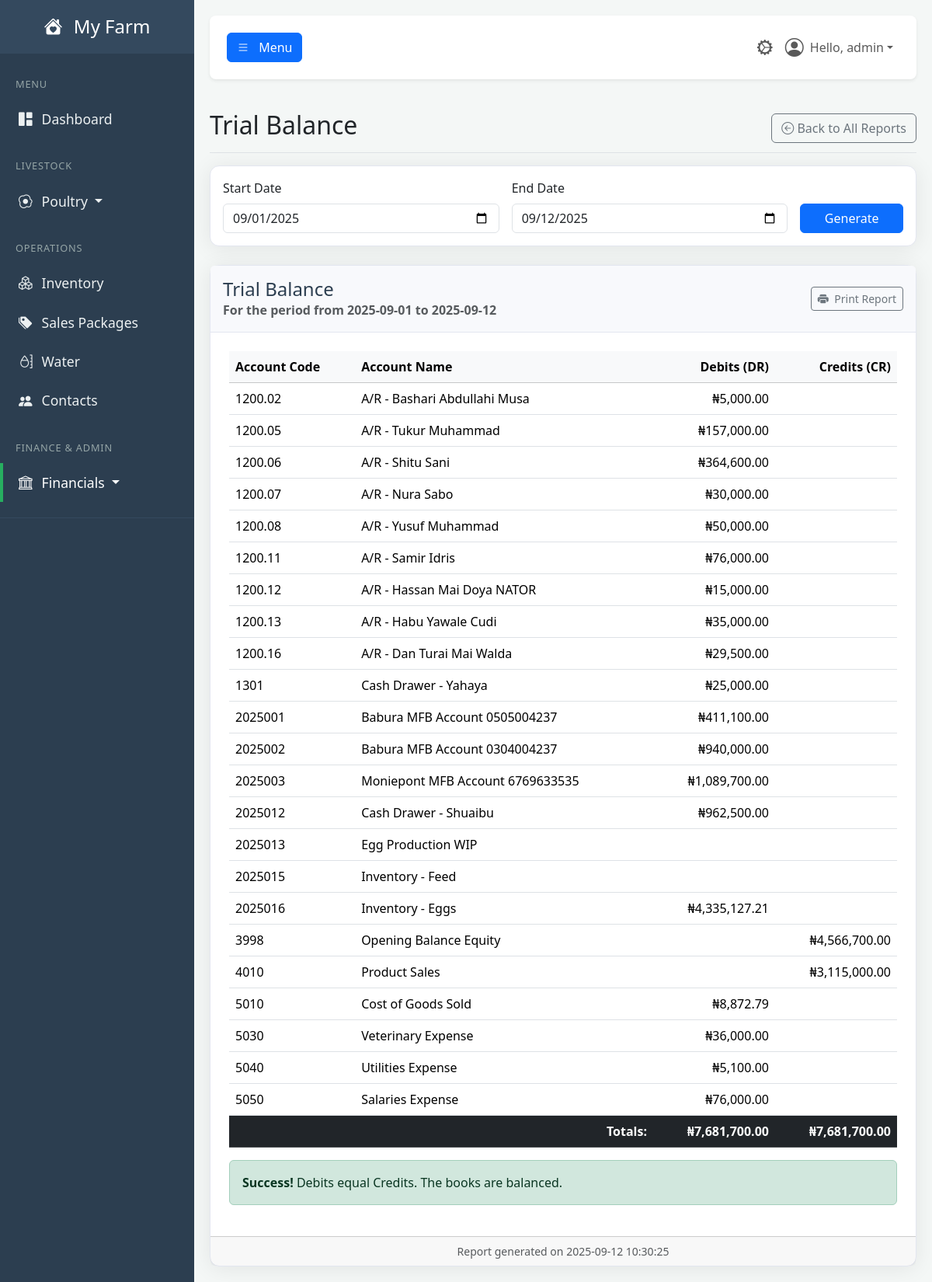
Screenshot of /report/trial-balance (signed in) with the database file from the repository.
### tables this page shows
CREATE TABLE users (
            id INTEGER PRIMARY KEY,
            username TEXT NOT NULL UNIQUE,
            email TEXT NOT NULL UNIQUE,
            password_hash TEXT NOT NULL,
            farm_name TEXT NOT NULL,
            role TEXT NOT NULL DEFAULT 'user', -- 'user' or 'admin'
            is_active BOOLEAN NOT NULL DEFAULT 1,f
            created_at TIMESTAMP DEFAULT CURRENT_TIMESTAMP
        , cash_account_id INTEGER REFERENCES accounts(id));

CREATE TABLE accounts (
            id INTEGER PRIMARY KEY,
            code TEXT UNIQUE,
            name TEXT NOT NULL UNIQUE,
            type TEXT NOT NULL, -- Asset, Liability, Equity, Revenue, Expense
            is_active BOOLEAN NOT NULL DEFAULT 1,
            created_at TIMESTAMP DEFAULT CURRENT_TIMESTAMP
        );

### app.py (the view)
@app.route('/report/trial-balance')
@login_required
@permission_required('run_financial_reports')
def report_trial_balance():
    start_date, end_date = _get_report_dates(request.args)
    db = get_db()
    sql_query = """
        SELECT
            acc.code,
            acc.name,
            acc.type,
            (SELECT COALESCE(SUM(je.amount), 0) FROM journal_entries je WHERE je.debit_account_id = acc.id AND je.transaction_date <= ?)
            -
            (SELECT COALESCE(SUM(je.amount), 0) FROM journal_entries je WHERE je.credit_account_id = acc.id AND je.transaction_date <= ?)
            as balance
        FROM accounts acc
        ORDER BY acc.code
    """
    params = (end_date, end_date)
    all_accounts = db.execute(sql_query, params).fetchall()
    trial_balance_accounts = []
    total_debits = 0
    total_credits = 0
    for acc in all_accounts:
        balance = acc['balance']
        if balance == 0:
            continue
        debit_amount = 0
        credit_amount = 0
        if acc['type'] in ['Asset', 'Expense']:
            debit_amount = balance
            total_debits += balance
        else:
            credit_amount = -balance # Flip the sign for display
            total_credits += credit_amount
        trial_balance_accounts.append({
            'code': acc['code'],
            'name': acc['name'],
            'debit': debit_amount,
            'credit': credit_amount
        })
    data = {
        "accounts": trial_balance_accounts,
        "total_debits": total_debits,
        "total_credits": total_credits
    }
    return render_template(
        'report_trial_balance.html',
        user=g.user,
        data=data,
        start_date=start_date,
        end_date=end_date,
        now=datetime.utcnow()
    )

### app.py (called while the page is built)
def get_db():
    if 'db' not in g:
        g.db = sqlite3.connect(DATABASE)
        g.db.row_factory = sqlite3.Row
    return g.db

def login_required(f):
    @wraps(f)
    def decorated_function(*args, **kwargs):
        if 'user_id' not in session:
            flash('Please log in to access this page.', 'warning')
            return redirect(url_for('login'))
        g.user = User.get_by_id(session['user_id'])
        if not g.user:
            session.clear()
            return redirect(url_for('login'))
        return f(*args, **kwargs)
    return decorated_function

def permission_required(permission_name):
    def decorator(f):
        @wraps(f)
        def decorated_function(*args, **kwargs):
            if not hasattr(g, 'user') or not g.user.has_permission(permission_name):
                flash('You do not have the required permission.', 'danger')
                return redirect(url_for('dashboard'))
            return f(*args, **kwargs)
        return decorated_function
    return decorator

def _get_report_dates(request_args):
    default_start = date.today().replace(day=1).strftime('%Y-%m-%d')
    default_end = date.today().strftime('%Y-%m-%d')
    start_str = request_args.get('start_date', default_start)
    end_str = request_args.get('end_date', default_end)
    if not start_str:
        start_str = default_start
    if not end_str:
        end_str = default_end
    return start_str, end_str

    def has_permission(self, required_permission):
        if self.role == 'admin':
            return True
        if self._permissions is None:
            db = get_db()
            perms_rows = db.execute("SELECT p.name FROM permissions p JOIN user_permissions up ON p.id = up.permission_id WHERE up.user_id = ?", (self.id,)).fetchall()
            self._permissions = {row['name'] for row in perms_rows}
        return required_permission in self._permissions

    @staticmethod
    def get_by_id(user_id):
        user_row = get_db().execute("SELECT * FROM users WHERE id = ?", (user_id,)).fetchone()
        return User(**user_row) if user_row else None

### templates/report_trial_balance.html
{% extends "_report_base.html" %}
{% set report_title = "Trial Balance" %}
{% block report_content %}
    {% if data and data.accounts %}
        <table class="table">
            <thead class="table-light">
                <tr>
                    <th>Account Code</th>
                    <th>Account Name</th>
                    <th class="text-end">Debits (DR)</th>
                    <th class="text-end">Credits (CR)</th>
                </tr>
            </thead>
            <tbody>
                {% for account in data.accounts %}
                <tr>
                    <td>{{ account.code }}</td>
                    <td>{{ account.name }}</td>
                    <td class="text-end">{% if account.debit > 0 %}₦{{ '{:,.2f}'.format(account.debit) }}{% endif %}</td>
                    <td class="text-end">{% if account.credit > 0 %}₦{{ '{:,.2f}'.format(account.credit) }}{% endif %}</td>
                </tr>
                {% endfor %}
            </tbody>
            <tfoot>
                <tr class="fw-bold table-dark">
                    <td colspan="2" class="text-end">Totals:</td>
                    <td class="text-end">₦{{ '{:,.2f}'.format(data.total_debits) }}</td>
                    <td class="text-end">₦{{ '{:,.2f}'.format(data.total_credits) }}</td>
                </tr>
            </tfoot>
        </table>
        <div class="no-print mt-3">
            {% if (data.total_debits - data.total_credits)|abs > 0.01 %}
                <div class="alert alert-danger">
                    <strong>Warning!</strong> Debits do not equal Credits. The books are out of balance.
                </div>
            {% else %}
                <div class="alert alert-success">
                    <strong>Success!</strong> Debits equal Credits. The books are balanced.
                </div>
            {% endif %}
        </div>
    {% else %}
        <p class="text-center text-muted">Please select a date and click "Generate" to view the report.</p>
    {% endif %}
{% endblock %}

### templates/base.html (shortened to what this page needs)
<!DOCTYPE html>
<html lang="en">
<head>
    <link href="https://cdn.jsdelivr.net/npm/bootstrap@5.3.3/dist/css/bootstrap.min.css" rel="stylesheet">
    <link rel="stylesheet" href="https://cdn.jsdelivr.net/npm/bootstrap-icons@1.11.3/font/bootstrap-icons.min.css">
    <link rel="stylesheet" href="{{ url_for('static', filename='css/style.css') }}">
</head>
<body>
    <div class="wrapper">
        <nav id="sidebar" class="no-print">
            <div class="sidebar-header">
                <h3><a href="{{ url_for('dashboard') }}" class="text-white text-decoration-none">
                    <i class="bi bi-house-heart-fill me-2"></i>
                    {% if g.user %}{{ g.user.farm_name }}{% else %}FarmApp{% endif %}
                </a></h3>
            </div>
            <ul class="list-unstyled components">
                <li class="sidebar-menu-header">MENU</li>
                <li><a href="{{ url_for('dashboard') }}" class="{% if request.endpoint == 'dashboard' %}active{% endif %}"><i class="bi bi-grid-1x2-fill"></i>Dashboard</a></li>
                <li class="sidebar-menu-header mt-3">LIVESTOCK</li>
                {% if g.user and (g.user.has_permission('view_brooding_dashboard') or g.user.has_permission('view_poultry_dashboard')) %}
                <li>
                    <a href="#poultrySubmenu" data-bs-toggle="collapse" aria-expanded="false" class="dropdown-toggle {% if 'poultry' in request.endpoint or 'brooding' in request.endpoint %}active{% endif %}">
                        <i class="bi bi-egg-fried"></i>Poultry
                    </a>
                </li>
                {% endif %}
                <li class="sidebar-menu-header mt-3">OPERATIONS</li>
                {% if g.user.has_permission('view_inventory_dashboard') %}
                    <li><a href="{{ url_for('inventory_dashboard') }}" class="{% if 'inventory' in request.endpoint %}active{% endif %}"><i class="bi bi-boxes"></i>Inventory</a></li>
                {% endif %}
                {% if g.user.has_permission('view_sales_packages') %}
                    <li><a href="{{ url_for('manage_sales_packages') }}" class="{% if request.endpoint == 'manage_sales_packages' %}active{% endif %}"><i class="bi bi-tags-fill"></i>Sales Packages</a></li>
                {% endif %}
                {% if g.user.has_permission('view_water_dashboard') %}
                    <li><a href="{{ url_for('water_dashboard') }}" class="{% if 'water' in request.endpoint %}active{% endif %}"><i class="bi bi-moisture"></i>Water</a></li>
                {% endif %}
                {% if g.user.has_permission('view_contacts_dashboard') %}
                    <li><a href="{{ url_for('contacts_dashboard') }}" class="{% if 'contacts' in request.endpoint %}active{% endif %}"><i class="bi bi-people-fill"></i>Contacts</a></li>
                {% endif %}
                {% set can_view_finance = g.user.has_permission('view_financial_center') or
                                           g.user.has_permission('view_chart_of_accounts') or
                                           g.user.has_permission('view_general_journal') or
                                           g.user.has_permission('view_reports_dashboard') %}
                {% if g.user and can_view_finance %}
                <li class="sidebar-menu-header mt-3">FINANCE & ADMIN</li>
                <li>
                    <a href="#financialSubmenu" data-bs-toggle="collapse" aria-expanded="false" class="dropdown-toggle {% if 'financial' in request.endpoint or 'report' in request.endpoint or 'chart_of_accounts' in request.endpoint or 'general_journal' in request.endpoint %}active{% endif %}">
                        <i class="bi bi-bank"></i>Financials
                    </a>
                </li>
                {% endif %}
            </ul>
        </nav>
        <div id="content">
            <nav class="navbar navbar-expand-lg navbar-light bg-white shadow-sm top-navbar no-print mb-4">
                <div class="container-fluid">
                    <button type="button" id="sidebarCollapse" class="btn btn-primary" aria-controls="sidebar" aria-expanded="false">
                        <i class="bi bi-list"></i>
                        <span class="d-none d-md-inline ms-2">Menu</span>
                    </button>
                    <ul class="navbar-nav ms-auto flex-row align-items-center">
                        {% if g.user and g.user.has_permission('view_admin_panel') %}
                            <li class="nav-item">
                                <a class="nav-link {% if 'admin' in request.endpoint %}active{% endif %}" href="{{ url_for('admin_dashboard') }}" title="Admin Panel">
                                    <i class="bi bi-gear-wide-connected fs-5"></i>
                                </a>
                            </li>
                        {% endif %}
                        <li class="nav-item dropdown">
                            <a class="nav-link dropdown-toggle d-flex align-items-center" href="#" id="navbarDropdownUser" role="button" data-bs-toggle="dropdown" aria-expanded="false">
                                <i class="bi bi-person-circle fs-4 me-2"></i>
                                Hello, {{ g.user.username }}
                            </a>
                        </li>
                    </ul>
                </div>
            </nav>
            <main>
                {% block content %}{% endblock %}
            </main>
        </div>
    </div>
</body>
</html>

### static/CSS/style.css (style rules this page uses)
:root { --primary-green: #27ae60; --dark-slate: #2c3e50; --medium-slate: #34495e; --light-slate: #4a6278; --light-grey: #f4f7f6; --text-muted-color: #95a5a6; --text-light: #ecf0f1; --white: #ffffff; --shadow-color: rgba(0, 0, 0, 0.08); }
body { background-color: var(--light-grey); font-family: 'Segoe UI', Tahoma, Geneva, Verdana, sans-serif; overflow-x: hidden; }
.wrapper { display: flex; width: 100%; align-items: stretch; }
#content { width: 100%; padding: 20px; min-height: 100vh; transition: all 0.3s; }
#sidebar { min-width: 250px; max-width: 250px; min-height: 100vh; background: var(--dark-slate); color: var(--text-light); transition: all 0.3s; }
#sidebar .sidebar-header { padding: 20px; background: var(--medium-slate); text-align: center; }
#sidebar .sidebar-header h3 { font-size: 1.5rem; margin-bottom: 0; }
#sidebar .sidebar-menu-header { padding: 10px 20px; font-size: 0.8rem; color: var(--text-muted-color); text-transform: uppercase; letter-spacing: .05rem; }
#sidebar ul.components { padding: 20px 0; border-bottom: 1px solid var(--medium-slate); }
#sidebar ul li a { padding: 12px 20px; font-size: 1.1em; display: block; color: var(--text-light); border-left: 4px solid transparent; text-decoration: none; transition: all 0.2s ease-in-out; }
#sidebar ul li a.active { color: var(--white); background: var(--dark-slate); border-left: 4px solid var(--primary-green); }
#sidebar ul li a i { margin-right: 12px; }
.top-navbar { padding: 15px 10px; background: var(--white); border: none; border-radius: 8px; margin-bottom: 20px; box-shadow: 0 2px 5px var(--shadow-color); }

### rows the page displays
users: user.farm_name "My Farm", user.username "admin"
accounts: code "1200.02", name "A/R - Bashari Abdullahi Musa", debit "5,000.00"
accounts: code "1200.05", name "A/R - Tukur Muhammad", debit "157,000.00"
accounts: code "1200.06", name "A/R - Shitu Sani", debit "364,600.00"
accounts: code "1200.07", name "A/R - Nura Sabo", debit "30,000.00"
accounts: code "1200.08", name "A/R - Yusuf Muhammad", debit "50,000.00"
accounts: code "1200.11", name "A/R - Samir Idris", debit "76,000.00"
accounts: code "1200.12", name "A/R - Hassan Mai Doya NATOR", debit "15,000.00"
accounts: code "1200.13", name "A/R - Habu Yawale Cudi", debit "35,000.00"
accounts: code "1200.16", name "A/R - Dan Turai Mai Walda", debit "29,500.00"
accounts: code "1301", name "Cash Drawer - Yahaya", debit "25,000.00"
accounts: code "2025001", name "Babura MFB Account 0505004237", debit "411,100.00"
accounts: code "2025002", name "Babura MFB Account 0304004237", debit "940,000.00"
accounts: code "2025003", name "Moniepont MFB Account 6769633535", debit "1,089,700.00"
accounts: code "2025012", name "Cash Drawer - Shuaibu", debit "962,500.00"
accounts: code "2025013", name "Egg Production WIP"
accounts: code "2025015", name "Inventory - Feed"
accounts: code "2025016", name "Inventory - Eggs", debit "4,335,127.21"
accounts: code "3998", name "Opening Balance Equity", credit "4,566,700.00"
accounts: code "4010", name "Product Sales", credit "3,115,000.00"
accounts: code "5010", name "Cost of Goods Sold", debit "8,872.79"
accounts: code "5030", name "Veterinary Expense", debit "36,000.00"
accounts: code "5040", name "Utilities Expense", debit "5,100.00"
accounts: code "5050", name "Salaries Expense", debit "76,000.00"

### other values shown
{{ report_title }} "Trial Balance"
{{ start_date }} "2025-09-01"
{{ end_date }} "2025-09-12"
{{ '{:,.2f}'.format(data.total_debits) }} "7,681,700.00"
{{ '{:,.2f}'.format(data.total_credits) }} "7,681,700.00"
